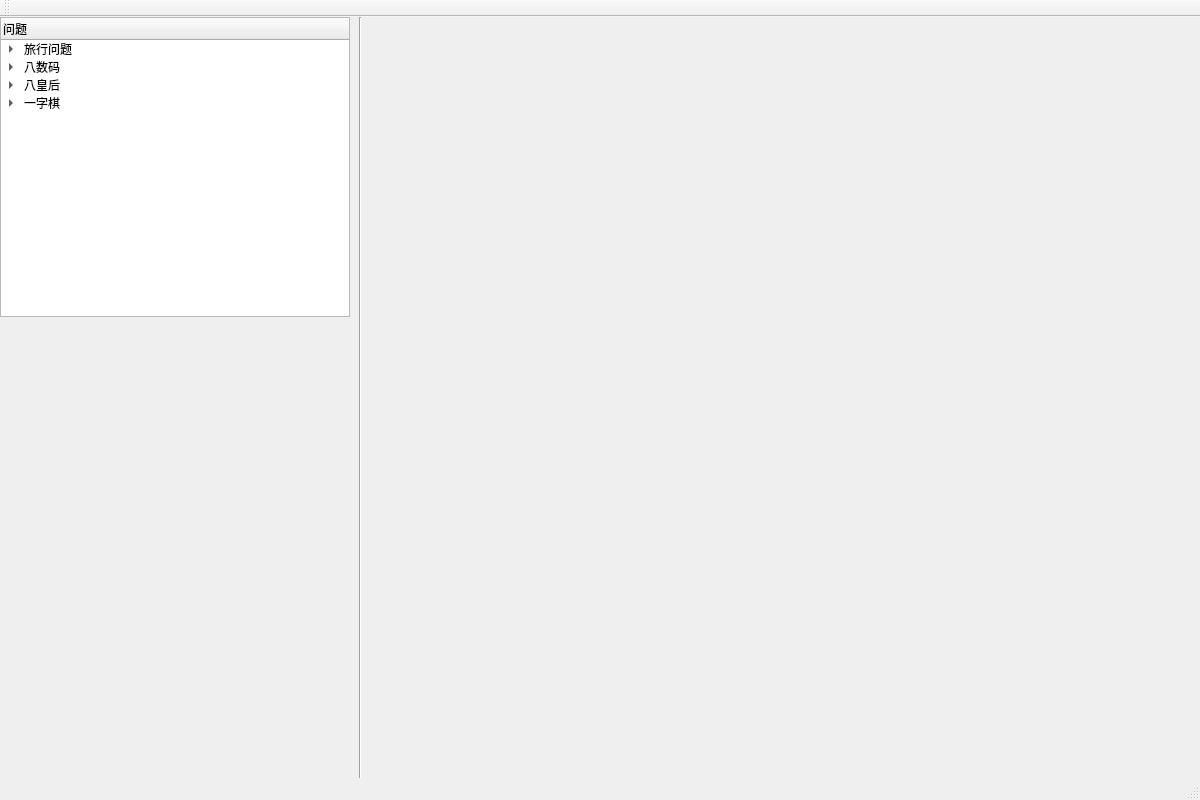
<?xml version="1.0" encoding="UTF-8"?>
<ui version="4.0">
 <class>MainWindow</class>
 <widget class="QMainWindow" name="MainWindow">
  <property name="enabled">
   <bool>true</bool>
  </property>
  <property name="geometry">
   <rect>
    <x>0</x>
    <y>0</y>
    <width>1200</width>
    <height>800</height>
   </rect>
  </property>
  <property name="minimumSize">
   <size>
    <width>855</width>
    <height>0</height>
   </size>
  </property>
  <property name="windowTitle">
   <string>MainWindow</string>
  </property>
  <widget class="QWidget" name="centralWidget">
   <widget class="QTreeWidget" name="treeWidget">
    <property name="geometry">
     <rect>
      <x>0</x>
      <y>0</y>
      <width>350</width>
      <height>300</height>
     </rect>
    </property>
    <property name="minimumSize">
     <size>
      <width>341</width>
      <height>261</height>
     </size>
    </property>
    <column>
     <property name="text">
      <string>问题</string>
     </property>
    </column>
    <item>
     <property name="text">
      <string>旅行问题</string>
     </property>
     <item>
      <property name="text">
       <string>DFS</string>
      </property>
     </item>
     <item>
      <property name="text">
       <string>BFS</string>
      </property>
     </item>
     <item>
      <property name="text">
       <string>一致优先搜索</string>
      </property>
     </item>
    </item>
    <item>
     <property name="text">
      <string>八数码</string>
     </property>
     <item>
      <property name="text">
       <string>BFS</string>
      </property>
     </item>
     <item>
      <property name="text">
       <string>A*</string>
      </property>
     </item>
    </item>
    <item>
     <property name="text">
      <string>八皇后</string>
     </property>
     <item>
      <property name="text">
       <string>爬山法</string>
      </property>
     </item>
     <item>
      <property name="text">
       <string>模拟退火</string>
      </property>
     </item>
    </item>
    <item>
     <property name="text">
      <string>一字棋</string>
     </property>
     <item>
      <property name="text">
       <string>Alpha-Beta剪枝</string>
      </property>
     </item>
    </item>
    <item>
     <property name="text">
      <string/>
     </property>
    </item>
   </widget>
   <widget class="Line" name="line">
    <property name="geometry">
     <rect>
      <x>350</x>
      <y>0</y>
      <width>20</width>
      <height>900</height>
     </rect>
    </property>
    <property name="orientation">
     <enum>Qt::Vertical</enum>
    </property>
   </widget>
  </widget>
  <widget class="QMenuBar" name="menuBar">
   <property name="geometry">
    <rect>
     <x>0</x>
     <y>0</y>
     <width>1200</width>
     <height>23</height>
    </rect>
   </property>
  </widget>
  <widget class="QToolBar" name="mainToolBar">
   <attribute name="toolBarArea">
    <enum>TopToolBarArea</enum>
   </attribute>
   <attribute name="toolBarBreak">
    <bool>false</bool>
   </attribute>
  </widget>
  <widget class="QStatusBar" name="statusBar"/>
 </widget>
 <layoutdefault spacing="6" margin="11"/>
 <resources/>
 <connections/>
</ui>
